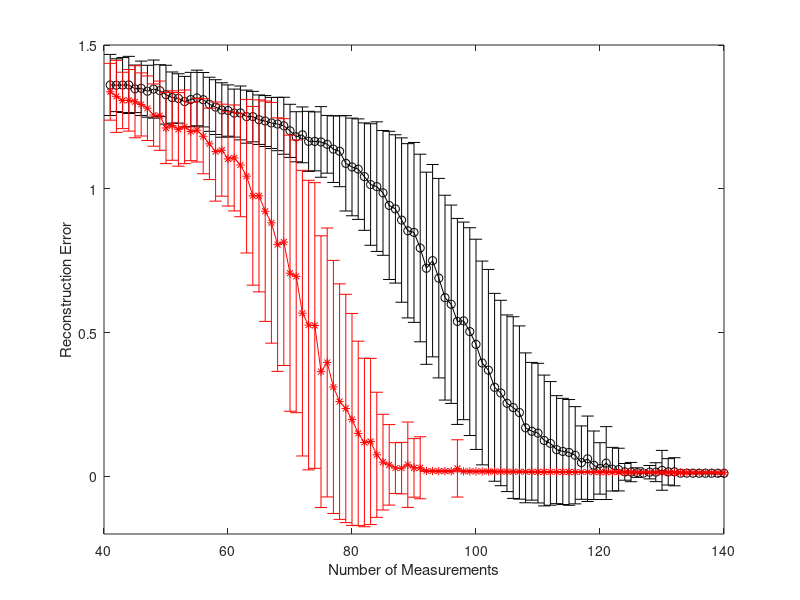

Here is the MATLAB script that generated this plot: (Note: this script raises an error after producing the figure.)
%--------------------------------------------------------------
% This code generates Figure 3b of the following paper: 
% "Multi-Task Compressive Sensing" (Preprint, 2007)
% The dataset used is similar to the one used in l1qc_example.m, 
% an example from l1magic.
% Coded by: Shihao Ji, ECE, Duke University
% last change: May. 15, 2007
%--------------------------------------------------------------
clear all
%
base = 40; % number of initial random measurements
ns   = 100; % number of additional measurements
load DataFig03_75.mat E1_BCS E2_BCS E1_MT E2_MT;
ST_mean_75 = mean((E1_BCS+E2_BCS)/2);
ST_std_75  = std((E1_BCS+E2_BCS)/2);
MT_mean_75 = mean((E1_MT+E2_MT)/2);
MT_std_75 = std((E1_MT+E2_MT)/2);
load DataFig03_50.mat E1_BCS E2_BCS E1_MT E2_MT;
ST_mean_50 = mean((E1_BCS+E2_BCS)/2);
ST_std_50  = std((E1_BCS+E2_BCS)/2);
MT_mean_50 = mean((E1_MT+E2_MT)/2);
MT_std_50 = std((E1_MT+E2_MT)/2);
load DataFig03_25.mat E1_BCS E2_BCS E1_MT E2_MT;
ST_mean_25 = mean((E1_BCS+E2_BCS)/2);
ST_std_25  = std((E1_BCS+E2_BCS)/2);
MT_mean_25 = mean((E1_MT+E2_MT)/2);
MT_std_25 = std((E1_MT+E2_MT)/2);
%
ST_mean = (ST_mean_25+ST_mean_50+ST_mean_75)/3;
ST_std = (ST_std_25+ST_std_50+ST_std_75)/3;
%
hold on;
errorbar((1:ns)+base,ST_mean,ST_std,'k-o');
%errorbar((1:ns)+base,MT_mean_25,MT_std_25,'b-+');
%errorbar((1:ns)+base,MT_mean_50,MT_std_50,'g-s');
errorbar((1:ns)+base,MT_mean_75,MT_std_75,'r-*');
xlabel('Number of Measurements'); ylabel('Reconstruction Error');
box on; axis([40,140,-0.2,1.5]);
%legend('ST','MT 25%','MT 50%', 'MT 75%',1); box on;
legend('ST','MT 75%',1); 
